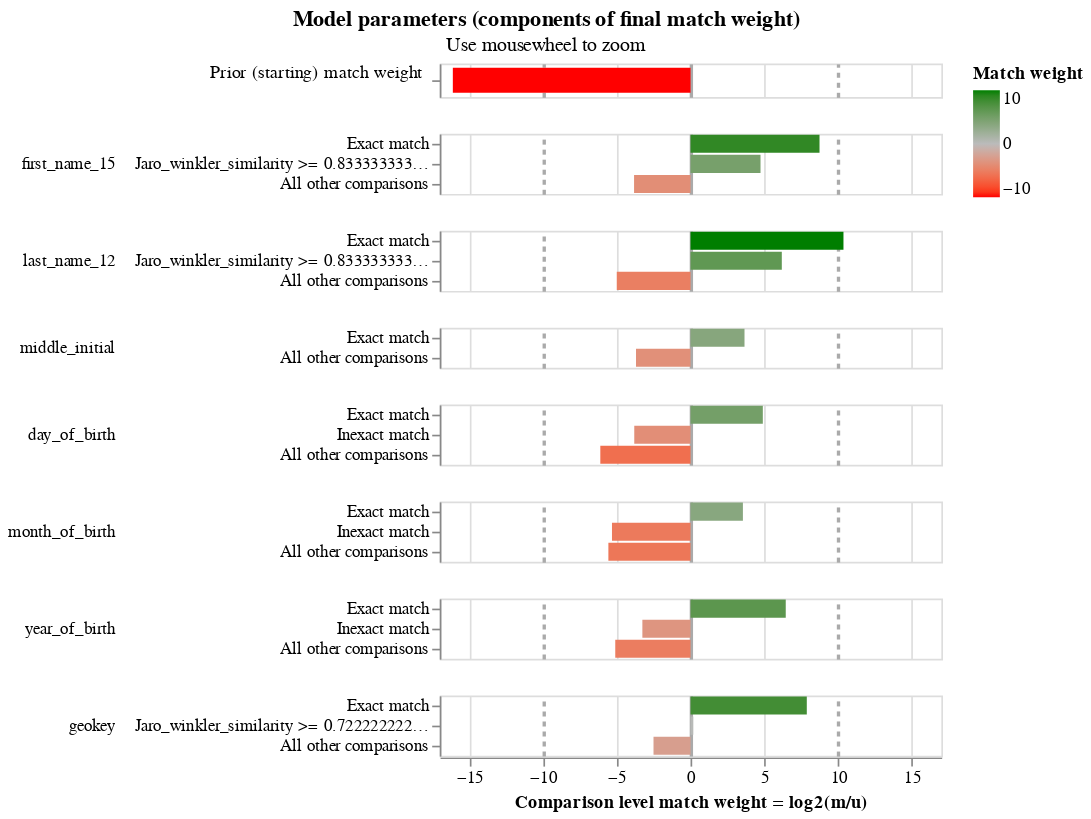

Notebook code for this chart:
### Code cell
linker.match_weights_chart()

### Figure 1 — Vega-Lite specification as saved in the notebook (floating-point values rounded to 4 significant figures)
{"config": {"view": {"continuousWidth": 300, "continuousHeight": 300, "discreteHeight": 60, "discreteWidth": 400}, "header": {"title": null}, "mark": {"tooltip": null}, "title": {"anchor": "middle"}}, "vconcat": [{"mark": {"type": "bar", "clip": true, "height": 15}, "encoding": {"color": {"field": "log2_bayes_factor", "scale": {"domain": [-10, 0, 10], "interpolate": "lab", "range": ["red", "#bbbbbb", "green"]}, "title": "Match weight", "type": "quantitative"}, "tooltip": [{"field": "comparison_name", "title": "Comparison name", "type": "nominal"}, {"field": "probability_two_random_records_match", "format": ".4f", "title": "Probability two random records match", "type": "nominal"}, {"field": "log2_bayes_factor", "format": ",.4f", "title": "Equivalent match weight", "type": "quantitative"}, {"field": "bayes_factor_description", "title": "Match weight description", "type": "nominal"}], "x": {"axis": {"domain": false, "gridColor": {"condition": {"test": "abs(datum.value / 10)  <= 1 & datum.value % 10 === 0", "value": "#aaa"}, "value": "#ddd"}, "gridDash": {"condition": {"test": "abs(datum.value / 10) == 1", "value": [3]}, "value": null}, "gridWidth": {"condition": {"test": "abs(datum.value / 10)  <= 1 & datum.value % 10 === 0", "value": 2}, "value": 1}, "labels": false, "ticks": false, "title": ""}, "field": "log2_bayes_factor", "scale": {"domain": [-17, 17]}, "type": "quantitative"}, "y": {"axis": {"title": "Prior (starting) match weight", "titleAlign": "right", "titleAngle": 0, "titleFontWeight": "normal"}, "field": "label_for_charts", "sort": {"field": "comparison_vector_value", "order": "descending"}, "type": "nominal"}}, "height": 20, "transform": [{"filter": "(datum.comparison_name == 'probability_two_random_records_match')"}]}, {"mark": {"type": "bar", "clip": true}, "encoding": {"color": {"field": "log2_bayes_factor", "scale": {"domain": [-10, 0, 10], "interpolate": "lab", "range": ["red", "#bbbbbb", "green"]}, "title": "Match weight", "type": "quantitative"}, "row": {"field": "comparison_name", "header": {"labelAlign": "left", "labelAnchor": "middle", "labelAngle": 0}, "sort": {"field": "comparison_sort_order"}, "type": "nominal"}, "tooltip": [{"field": "comparison_name", "title": "Comparison name", "type": "nominal"}, {"field": "label_for_charts", "title": "Label", "type": "ordinal"}, {"field": "sql_condition", "title": "SQL condition", "type": "nominal"}, {"field": "m_probability", "format": ".4f", "title": "M probability", "type": "quantitative"}, {"field": "u_probability", "format": ".4f", "title": "U probability", "type": "quantitative"}, {"field": "bayes_factor", "format": ",.4f", "title": "Bayes factor = m/u", "type": "quantitative"}, {"field": "log2_bayes_factor", "format": ",.4f", "title": "Match weight = log2(m/u)", "type": "quantitative"}, {"field": "bayes_factor_description", "title": "Match weight description", "type": "nominal"}], "x": {"axis": {"gridColor": {"condition": {"test": "abs(datum.value / 10)  <= 1 & datum.value % 10 === 0", "value": "#aaa"}, "value": "#ddd"}, "gridDash": {"condition": {"test": "abs(datum.value / 10) == 1", "value": [3]}, "value": null}, "gridWidth": {"condition": {"test": "abs(datum.value / 10)  <= 1 & datum.value % 10 === 0", "value": 2}, "value": 1}, "title": "Comparison level match weight = log2(m/u)"}, "field": "log2_bayes_factor", "scale": {"domain": [-17, 17]}, "type": "quantitative"}, "y": {"axis": {"title": null}, "field": "label_for_charts", "sort": {"field": "comparison_vector_value", "order": "descending"}, "type": "nominal"}}, "height": {"step": 12}, "resolve": {"axis": {"y": "independent"}, "scale": {"y": "independent"}}, "transform": [{"filter": "(datum.comparison_name != 'probability_two_random_records_match')"}]}], "data": {"name": "data-e790fb0a83df2cd447eb3ff93be64ffa"}, "params": [{"name": "mouse_zoom", "select": {"type": "interval", "encodings": ["x"]}, "bind": "scales", "views": []}], "resolve": {"axis": {"y": "independent"}, "scale": {"y": "independent"}}, "title": {"text": "Model parameters (components of final match weight)", "subtitle": "Use mousewheel to zoom"}, "$schema": "https://vega.github.io/schema/vega-lite/v5.9.3.json", "datasets": {"data-e790fb0a83df2cd447eb3ff93be64ffa": [{"comparison_name": "probability_two_random_records_match", "sql_condition": null, "label_for_charts": "", "m_probability": null, "u_probability": null, "m_probability_description": null, "u_probability_description": null, "has_tf_adjustments": false, "tf_adjustment_column": null, "tf_adjustment_weight": null, "is_null_level": false, "bayes_factor": 1.412e-05, "log2_bayes_factor": -16.11, "comparison_vector_value": 0, "max_comparison_vector_value": 0, "bayes_factor_description": "The probability that two random records drawn at random match is 0.000 or one in  70,841.6 records.This is equivalent to a starting match weight of -16.112.", "probability_two_random_records_match": 1.412e-05, "comparison_sort_order": -1}, {"comparison_name": "first_name_15", "sql_condition": "\"first_name_15_l\" = \"first_name_15_r\"", "label_for_charts": "Exact match", "m_probability": 0.8373, "u_probability": 0.001955, "m_probability_description": "Amongst matching record comparisons, 83.73% of records are in the exact match comparison level", "u_probability_description": "Amongst non-matching record comparisons, 0.20% of records are in the exact match comparison level", "has_tf_adjustments": false, "tf_adjustment_column": null, "tf_adjustment_weight": 1.0, "is_null_level": false, "bayes_factor": 428.4, "log2_bayes_factor": 8.743, "comparison_vector_value": 2, "max_comparison_vector_value": 2, "bayes_factor_description": "If comparison level is `exact match` then comparison is 428.35 times more likely to be a match", "probability_two_random_records_match": 1.412e-05, "comparison_sort_order": 0}, {"comparison_name": "first_name_15", "sql_condition": "jaro_winkler_similarity(\"first_name_15_l\", \"first_name_15_r\") >= 0.8333333333333334", "label_for_charts": "Jaro_winkler_similarity >= 0.8333333333333334", "m_probability": 0.09271, "u_probability": 0.003461, "m_probability_description": "Amongst matching record comparisons, 9.27% of records are in the jaro_winkler_similarity >= 0.8333333333333334 comparison level", "u_probability_description": "Amongst non-matching record comparisons, 0.35% of records are in the jaro_winkler_similarity >= 0.8333333333333334 comparison level", "has_tf_adjustments": false, "tf_adjustment_column": null, "tf_adjustment_weight": 1.0, "is_null_level": false, "bayes_factor": 26.78, "log2_bayes_factor": 4.743, "comparison_vector_value": 1, "max_comparison_vector_value": 2, "bayes_factor_description": "If comparison level is `jaro_winkler_similarity >= 0.8333333333333334` then comparison is 26.78 times more likely to be a match", "probability_two_random_records_match": 1.412e-05, "comparison_sort_order": 0}, {"comparison_name": "first_name_15", "sql_condition": "ELSE", "label_for_charts": "All other comparisons", "m_probability": 0.07004, "u_probability": 0.9946, "m_probability_description": "Amongst matching record comparisons, 7.00% of records are in the all other comparisons comparison level", "u_probability_description": "Amongst non-matching record comparisons, 99.46% of records are in the all other comparisons comparison level", "has_tf_adjustments": false, "tf_adjustment_column": null, "tf_adjustment_weight": 1.0, "is_null_level": false, "bayes_factor": 0.07042, "log2_bayes_factor": -3.828, "comparison_vector_value": 0, "max_comparison_vector_value": 2, "bayes_factor_description": "If comparison level is `all other comparisons` then comparison is  14.20 times less likely to be a match", "probability_two_random_records_match": 1.412e-05, "comparison_sort_order": 0}, {"comparison_name": "last_name_12", "sql_condition": "\"last_name_12_l\" = \"last_name_12_r\"", "label_for_charts": "Exact match", "m_probability": 0.871, "u_probability": 0.00066, "m_probability_description": "Amongst matching record comparisons, 87.10% of records are in the exact match comparison level", "u_probability_description": "Amongst non-matching record comparisons, 0.07% of records are in the exact match comparison level", "has_tf_adjustments": false, "tf_adjustment_column": null, "tf_adjustment_weight": 1.0, "is_null_level": false, "bayes_factor": 1320.0, "log2_bayes_factor": 10.37, "comparison_vector_value": 2, "max_comparison_vector_value": 2, "bayes_factor_description": "If comparison level is `exact match` then comparison is 1,319.70 times more likely to be a match", "probability_two_random_records_match": 1.412e-05, "comparison_sort_order": 1}, {"comparison_name": "last_name_12", "sql_condition": "jaro_winkler_similarity(\"last_name_12_l\", \"last_name_12_r\") >= 0.8333333333333334", "label_for_charts": "Jaro_winkler_similarity >= 0.8333333333333334", "m_probability": 0.09786, "u_probability": 0.001344, "m_probability_description": "Amongst matching record comparisons, 9.79% of records are in the jaro_winkler_similarity >= 0.8333333333333334 comparison level", "u_probability_description": "Amongst non-matching record comparisons, 0.13% of records are in the jaro_winkler_similarity >= 0.8333333333333334 comparison level", "has_tf_adjustments": false, "tf_adjustment_column": null, "tf_adjustment_weight": 1.0, "is_null_level": false, "bayes_factor": 72.82, "log2_bayes_factor": 6.186, "comparison_vector_value": 1, "max_comparison_vector_value": 2, "bayes_factor_description": "If comparison level is `jaro_winkler_similarity >= 0.8333333333333334` then comparison is 72.82 times more likely to be a match", "probability_two_random_records_match": 1.412e-05, "comparison_sort_order": 1}, {"comparison_name": "last_name_12", "sql_condition": "ELSE", "label_for_charts": "All other comparisons", "m_probability": 0.03118, "u_probability": 0.998, "m_probability_description": "Amongst matching record comparisons, 3.12% of records are in the all other comparisons comparison level", "u_probability_description": "Amongst non-matching record comparisons, 99.80% of records are in the all other comparisons comparison level", "has_tf_adjustments": false, "tf_adjustment_column": null, "tf_adjustment_weight": 1.0, "is_null_level": false, "bayes_factor": 0.03125, "log2_bayes_factor": -5.0, "comparison_vector_value": 0, "max_comparison_vector_value": 2, "bayes_factor_description": "If comparison level is `all other comparisons` then comparison is  32.00 times less likely to be a match", "probability_two_random_records_match": 1.412e-05, "comparison_sort_order": 1}, {"comparison_name": "middle_initial", "sql_condition": "\"middle_initial_l\" = \"middle_initial_r\"", "label_for_charts": "Exact match", "m_probability": 0.9285, "u_probability": 0.07356, "m_probability_description": "Amongst matching record comparisons, 92.85% of records are in the exact match comparison level", "u_probability_description": "Amongst non-matching record comparisons, 7.36% of records are in the exact match comparison level", "has_tf_adjustments": false, "tf_adjustment_column": null, "tf_adjustment_weight": 1.0, "is_null_level": false, "bayes_factor": 12.62, "log2_bayes_factor": 3.658, "comparison_vector_value": 1, "max_comparison_vector_value": 1, "bayes_factor_description": "If comparison level is `exact match` then comparison is 12.62 times more likely to be a match", "probability_two_random_records_match": 1.412e-05, "comparison_sort_order": 2}, {"comparison_name": "middle_initial", "sql_condition": "ELSE", "label_for_charts": "All other comparisons", "m_probability": 0.07149, "u_probability": 0.9264, "m_probability_description": "Amongst matching record comparisons, 7.15% of records are in the all other comparisons comparison level", "u_probability_description": "Amongst non-matching record comparisons, 92.64% of records are in the all other comparisons comparison level", "has_tf_adjustments": false, "tf_adjustment_column": null, "tf_adjustment_weight": 1.0, "is_null_level": false, "bayes_factor": 0.07717, "log2_bayes_factor": -3.696, "comparison_vector_value": 0, "max_comparison_vector_value": 1, "bayes_factor_description": "If comparison level is `all other comparisons` then comparison is  12.96 times less likely to be a match", "probability_two_random_records_match": 1.412e-05, "comparison_sort_order": 2}, {"comparison_name": "day_of_birth", "sql_condition": "\"day_of_birth_l\" = \"day_of_birth_r\"", "label_for_charts": "Exact match", "m_probability": 0.9692, "u_probability": 0.03246, "m_probability_description": "Amongst matching record comparisons, 96.92% of records are in the exact match comparison level", "u_probability_description": "Amongst non-matching record comparisons, 3.25% of records are in the exact match comparison level", "has_tf_adjustments": false, "tf_adjustment_column": null, "tf_adjustment_weight": 1.0, "is_null_level": false, "bayes_factor": 29.86, "log2_bayes_factor": 4.9, "comparison_vector_value": 2, "max_comparison_vector_value": 2, "bayes_factor_description": "If comparison level is `exact match` then comparison is 29.86 times more likely to be a match", "probability_two_random_records_match": 1.412e-05, "comparison_sort_order": 3}, {"comparison_name": "day_of_birth", "sql_condition": "abs(day_of_birth_l - day_of_birth_r) <= 5", "label_for_charts": "Inexact match", "m_probability": 0.02108, "u_probability": 0.2965, "m_probability_description": "Amongst matching record comparisons, 2.11% of records are in the inexact match comparison level", "u_probability_description": "Amongst non-matching record comparisons, 29.65% of records are in the inexact match comparison level", "has_tf_adjustments": false, "tf_adjustment_column": null, "tf_adjustment_weight": 1.0, "is_null_level": false, "bayes_factor": 0.0711, "log2_bayes_factor": -3.814, "comparison_vector_value": 1, "max_comparison_vector_value": 2, "bayes_factor_description": "If comparison level is `inexact match` then comparison is  14.07 times less likely to be a match", "probability_two_random_records_match": 1.412e-05, "comparison_sort_order": 3}, {"comparison_name": "day_of_birth", "sql_condition": "ELSE", "label_for_charts": "All other comparisons", "m_probability": 0.00968, "u_probability": 0.671, "m_probability_description": "Amongst matching record comparisons, 0.97% of records are in the all other comparisons comparison level", "u_probability_description": "Amongst non-matching record comparisons, 67.10% of records are in the all other comparisons comparison level", "has_tf_adjustments": false, "tf_adjustment_column": null, "tf_adjustment_weight": 1.0, "is_null_level": false, "bayes_factor": 0.01442, "log2_bayes_factor": -6.115, "comparison_vector_value": 0, "max_comparison_vector_value": 2, "bayes_factor_description": "If comparison level is `all other comparisons` then comparison is  69.32 times less likely to be a match", "probability_two_random_records_match": 1.412e-05, "comparison_sort_order": 3}, {"comparison_name": "month_of_birth", "sql_condition": "\"month_of_birth_l\" = \"month_of_birth_r\"", "label_for_charts": "Exact match", "m_probability": 0.9791, "u_probability": 0.08359, "m_probability_description": "Amongst matching record comparisons, 97.91% of records are in the exact match comparison level", "u_probability_description": "Amongst non-matching record comparisons, 8.36% of records are in the exact match comparison level", "has_tf_adjustments": false, "tf_adjustment_column": null, "tf_adjustment_weight": 1.0, "is_null_level": false, "bayes_factor": 11.71, "log2_bayes_factor": 3.55, "comparison_vector_value": 2, "max_comparison_vector_value": 2, "bayes_factor_description": "If comparison level is `exact match` then comparison is 11.71 times more likely to be a match", "probability_two_random_records_match": 1.412e-05, "comparison_sort_order": 4}, {"comparison_name": "month_of_birth", "sql_condition": "abs(month_of_birth_l - month_of_birth_r) <= 3", "label_for_charts": "Inexact match", "m_probability": 0.01048, "u_probability": 0.42, "m_probability_description": "Amongst matching record comparisons, 1.05% of records are in the inexact match comparison level", "u_probability_description": "Amongst non-matching record comparisons, 42.00% of records are in the inexact match comparison level", "has_tf_adjustments": false, "tf_adjustment_column": null, "tf_adjustment_weight": 1.0, "is_null_level": false, "bayes_factor": 0.02495, "log2_bayes_factor": -5.325, "comparison_vector_value": 1, "max_comparison_vector_value": 2, "bayes_factor_description": "If comparison level is `inexact match` then comparison is  40.09 times less likely to be a match", "probability_two_random_records_match": 1.412e-05, "comparison_sort_order": 4}, {"comparison_name": "month_of_birth", "sql_condition": "ELSE", "label_for_charts": "All other comparisons", "m_probability": 0.01046, "u_probability": 0.4965, "m_probability_description": "Amongst matching record comparisons, 1.05% of records are in the all other comparisons comparison level", "u_probability_description": "Amongst non-matching record comparisons, 49.65% of records are in the all other comparisons comparison level", "has_tf_adjustments": false, "tf_adjustment_column": null, "tf_adjustment_weight": 1.0, "is_null_level": false, "bayes_factor": 0.02108, "log2_bayes_factor": -5.568, "comparison_vector_value": 0, "max_comparison_vector_value": 2, "bayes_factor_description": "If comparison level is `all other comparisons` then comparison is  47.45 times less likely to be a match", "probability_two_random_records_match": 1.412e-05, "comparison_sort_order": 4}, {"comparison_name": "year_of_birth", "sql_condition": "\"year_of_birth_l\" = \"year_of_birth_r\"", "label_for_charts": "Exact match", "m_probability": 0.9631, "u_probability": 0.01099, "m_probability_description": "Amongst matching record comparisons, 96.31% of records are in the exact match comparison level", "u_probability_description": "Amongst non-matching record comparisons, 1.10% of records are in the exact match comparison level", "has_tf_adjustments": false, "tf_adjustment_column": null, "tf_adjustment_weight": 1.0, "is_null_level": false, "bayes_factor": 87.65, "log2_bayes_factor": 6.454, "comparison_vector_value": 2, "max_comparison_vector_value": 2, "bayes_factor_description": "If comparison level is `exact match` then comparison is 87.65 times more likely to be a match", "probability_two_random_records_match": 1.412e-05, "comparison_sort_order": 5}, {"comparison_name": "year_of_birth", "sql_condition": "abs(year_of_birth_l - year_of_birth_r) <= 5", "label_for_charts": "Inexact match", "m_probability": 0.01129, "u_probability": 0.1085, "m_probability_description": "Amongst matching record comparisons, 1.13% of records are in the inexact match comparison level", "u_probability_description": "Amongst non-matching record comparisons, 10.85% of records are in the inexact match comparison level", "has_tf_adjustments": false, "tf_adjustment_column": null, "tf_adjustment_weight": 1.0, "is_null_level": false, "bayes_factor": 0.1041, "log2_bayes_factor": -3.265, "comparison_vector_value": 1, "max_comparison_vector_value": 2, "bayes_factor_description": "If comparison level is `inexact match` then comparison is  9.61 times less likely to be a match", "probability_two_random_records_match": 1.412e-05, "comparison_sort_order": 5}, {"comparison_name": "year_of_birth", "sql_condition": "ELSE", "label_for_charts": "All other comparisons", "m_probability": 0.02563, "u_probability": 0.8805, "m_probability_description": "Amongst matching record comparisons, 2.56% of records are in the all other comparisons comparison level", "u_probability_description": "Amongst non-matching record comparisons, 88.05% of records are in the all other comparisons comparison level", "has_tf_adjustments": false, "tf_adjustment_column": null, "tf_adjustment_weight": 1.0, "is_null_level": false, "bayes_factor": 0.02911, "log2_bayes_factor": -5.102, "comparison_vector_value": 0, "max_comparison_vector_value": 2, "bayes_factor_description": "If comparison level is `all other comparisons` then comparison is  34.35 times less likely to be a match", "probability_two_random_records_match": 1.412e-05, "comparison_sort_order": 5}, {"comparison_name": "geokey", "sql_condition": "\"geokey_l\" = \"geokey_r\"", "label_for_charts": "Exact match", "m_probability": 0.4524, "u_probability": 0.00192, "m_probability_description": "Amongst matching record comparisons, 45.24% of records are in the exact match comparison level", "u_probability_description": "Amongst non-matching record comparisons, 0.19% of records are in the exact match comparison level", "has_tf_adjustments": false, "tf_adjustment_column": null, "tf_adjustment_weight": 1.0, "is_null_level": false, "bayes_factor": 235.7, "log2_bayes_factor": 7.881, "comparison_vector_value": 2, "max_comparison_vector_value": 2, "bayes_factor_description": "If comparison level is `exact match` then comparison is 235.66 times more likely to be a match", "probability_two_random_records_match": 1.412e-05, "comparison_sort_order": 6}, {"comparison_name": "geokey", "sql_condition": "jaro_winkler_similarity(\"geokey_l\", \"geokey_r\") >= 0.7222222222222222", "label_for_charts": "Jaro_winkler_similarity >= 0.7222222222222222", "m_probability": 0.4403, "u_probability": 0.3871, "m_probability_description": "Amongst matching record comparisons, 44.03% of records are in the jaro_winkler_similarity >= 0.7222222222222222 comparison level", "u_probability_description": "Amongst non-matching record comparisons, 38.71% of records are in the jaro_winkler_similarity >= 0.7222222222222222 comparison level", "has_tf_adjustments": false, "tf_adjustment_column": null, "tf_adjustment_weight": 1.0, "is_null_level": false, "bayes_factor": 1.138, "log2_bayes_factor": 0.186, "comparison_vector_value": 1, "max_comparison_vector_value": 2, "bayes_factor_description": "If comparison level is `jaro_winkler_similarity >= 0.7222222222222222` then comparison is 1.14 times more likely to be a match", "probability_two_random_records_match": 1.412e-05, "comparison_sort_order": 6}, {"comparison_name": "geokey", "sql_condition": "ELSE", "label_for_charts": "All other comparisons", "m_probability": 0.1073, "u_probability": 0.611, "m_probability_description": "Amongst matching record comparisons, 10.73% of records are in the all other comparisons comparison level", "u_probability_description": "Amongst non-matching record comparisons, 61.10% of records are in the all other comparisons comparison level", "has_tf_adjustments": false, "tf_adjustment_column": null, "tf_adjustment_weight": 1.0, "is_null_level": false, "bayes_factor": 0.1756, "log2_bayes_factor": -2.51, "comparison_vector_value": 0, "max_comparison_vector_value": 2, "bayes_factor_description": "If comparison level is `all other comparisons` then comparison is  5.69 times less likely to be a match", "probability_two_random_records_match": 1.412e-05, "comparison_sort_order": 6}]}}
